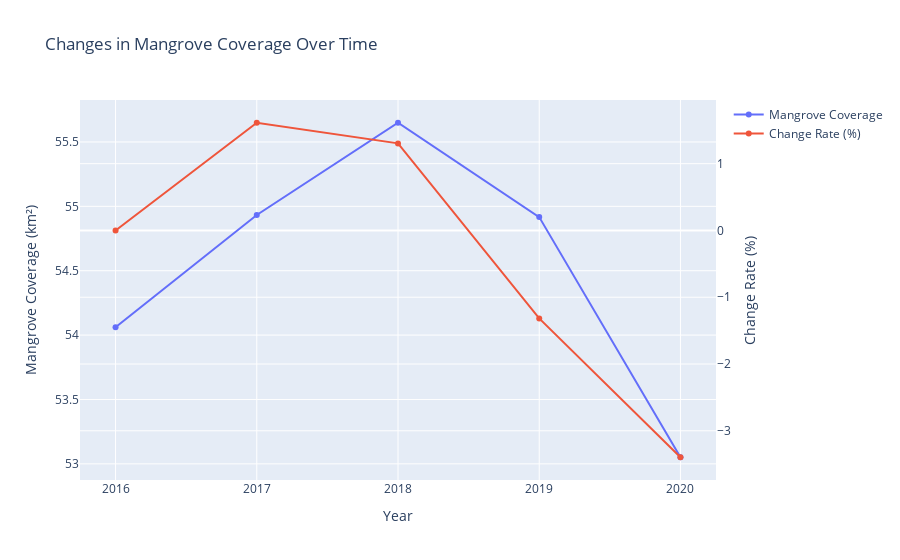

The code cell stored with this chart in its notebook:
### Code cell
# Create a Plotly figure
fig = go.Figure()

# Add trace for mangrove coverage over time
fig.add_trace(go.Scatter(x=years, y=coverages, mode='lines+markers', name='Mangrove Coverage'))
# Create a second y-axis
fig.add_trace(go.Scatter(x=years, y=change_rates, mode='lines+markers', name='Change Rate (%)', yaxis='y2'))
# Update layout
fig.update_layout(title='Changes in Mangrove Coverage Over Time',
                  xaxis_title='Year',
                  yaxis_title=f'Mangrove Coverage (km\u00b2)',
                  hovermode='closest',
                  xaxis=dict(tickmode='linear', dtick=1),  # Ensure years are displayed as whole numbers
                  yaxis2=dict(title='Change Rate (%)', overlaying='y', side='right')  # Define second y-axis
)

# Show the figure
fig.show()

### Figure 1 — Plotly figure (JSON) as saved in the notebook; plotly's stock layout.template omitted (floating-point values rounded to 4 significant figures)
{"data": [{"mode": "lines+markers", "name": "Mangrove Coverage", "type": "scatter", "x": [2016, 2017, 2018, 2019, 2020], "y": [54.06, 54.93, 55.65, 54.92, 53.05]}, {"mode": "lines+markers", "name": "Change Rate (%)", "type": "scatter", "x": [2016, 2017, 2018, 2019, 2020], "y": [0, 1.613, 1.304, -1.317, -3.396], "yaxis": "y2"}], "layout": {"autosize": true, "hovermode": "closest", "title": {"text": "Changes in Mangrove Coverage Over Time"}, "xaxis": {"autorange": true, "dtick": 1, "range": [2016.0, 2020.0], "tickmode": "linear", "title": {"text": "Year"}, "type": "linear"}, "yaxis": {"autorange": true, "range": [52.84, 55.86], "title": {"text": "Mangrove Coverage (km²)"}, "type": "linear"}, "yaxis2": {"autorange": true, "overlaying": "y", "range": [-3.809, 2.026], "side": "right", "title": {"text": "Change Rate (%)"}, "type": "linear"}}}
